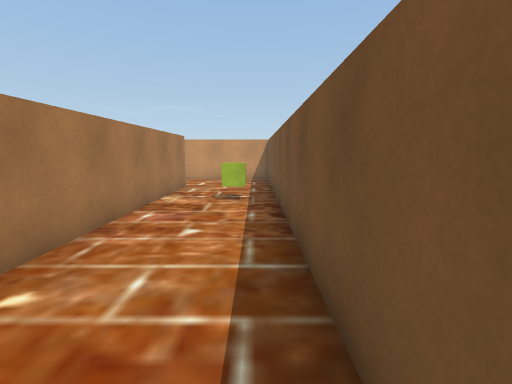
[1] (above)

24 first-person views from a walk through a Unity game level. The camera is 1.5 m above the floor, tilts 8° down and sees 85° across. The floor is counted in squares, 1 m on a side. Each view is taken from the middle of a square. On the plan, view 1 faces up. The plan holds only what a view shows up to about 14 squares ahead; the rest is blank. The place goes on beyond the plan. The player is left out.

[2]
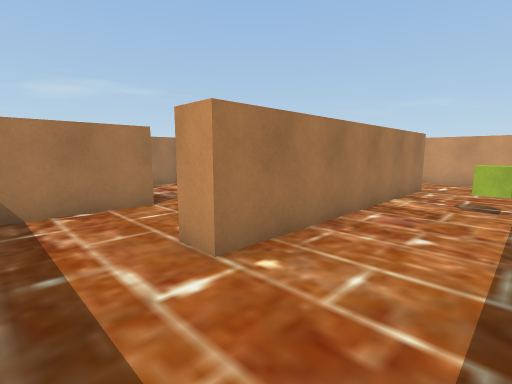

[3]
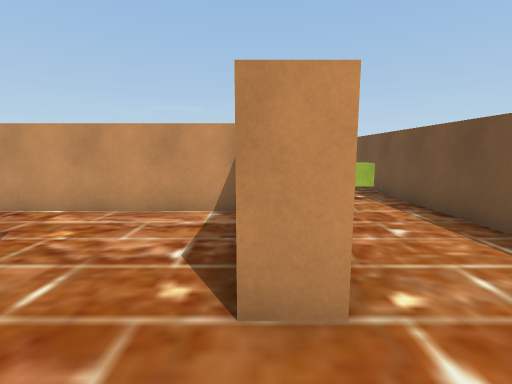

[4]
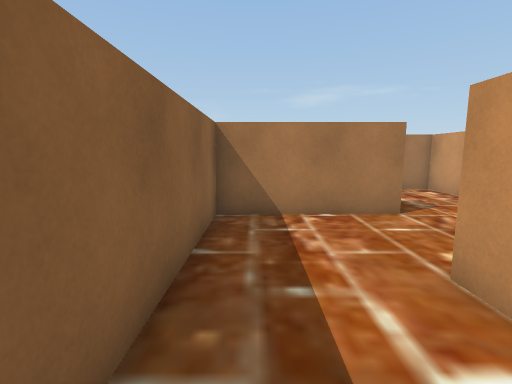

[5]
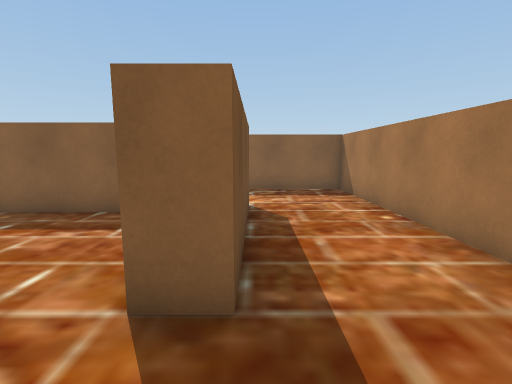

[6]
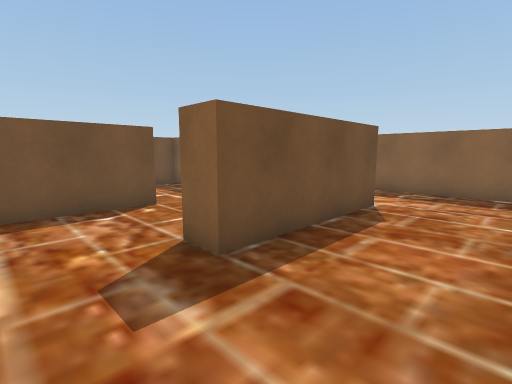

[7]
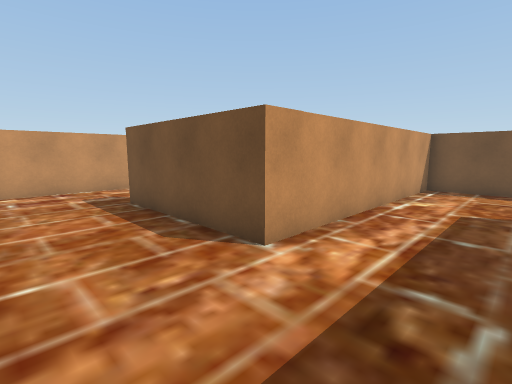

[8]
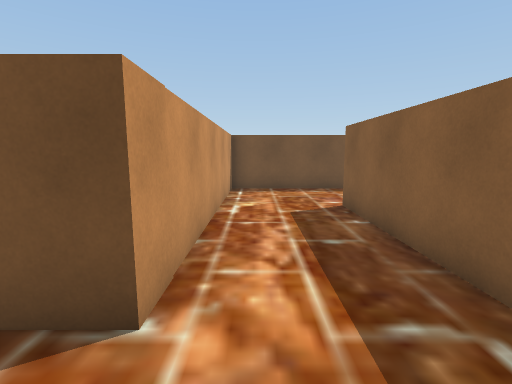

[9]
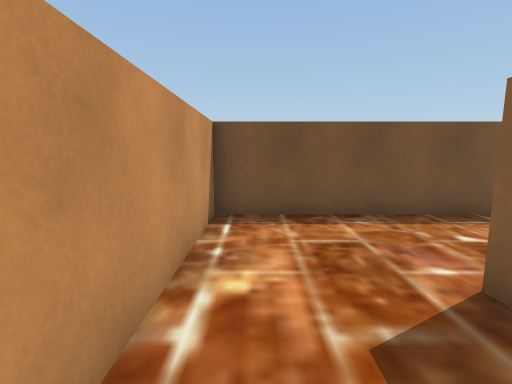

[10]
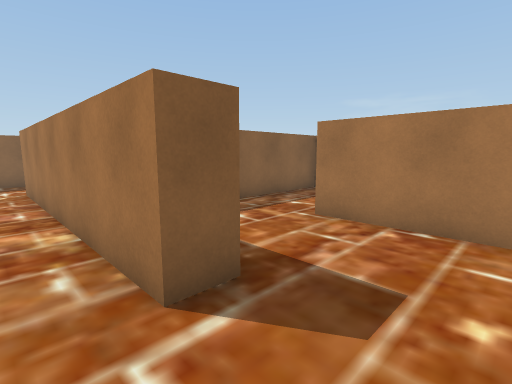

[11]
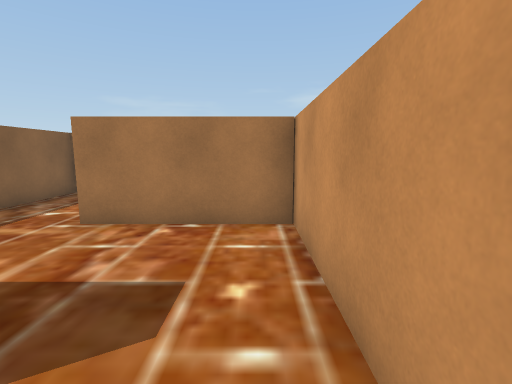

[12]
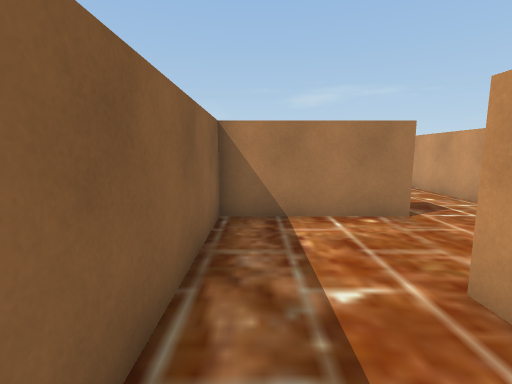

[13]
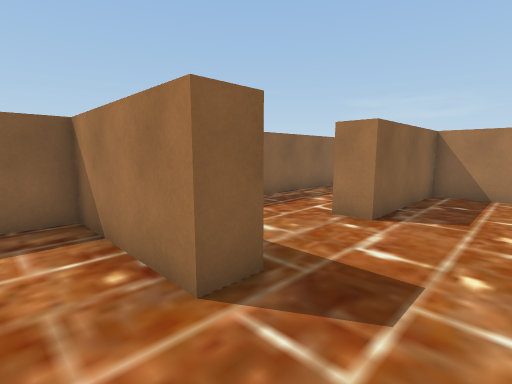

[14]
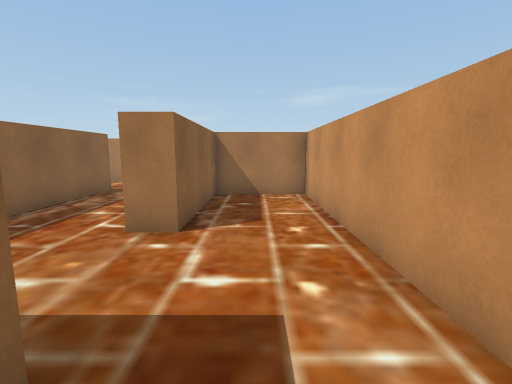

[15]
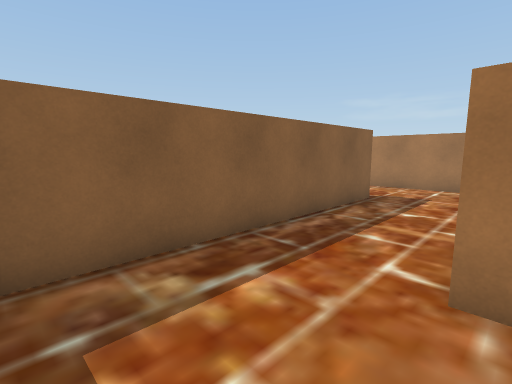

[16]
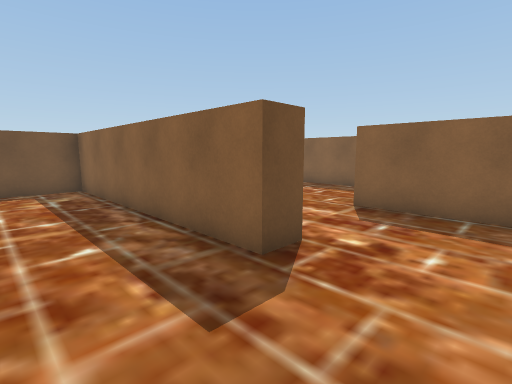

[17]
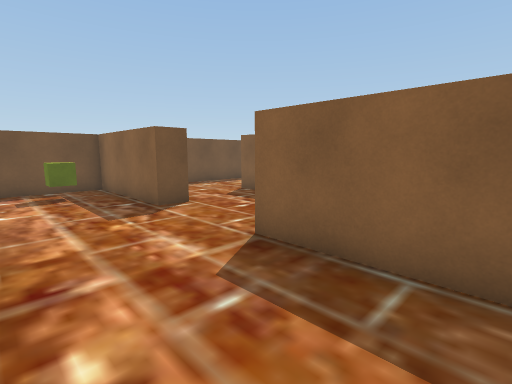

[18]
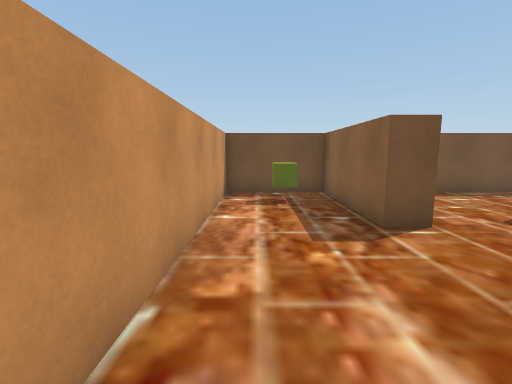

[19]
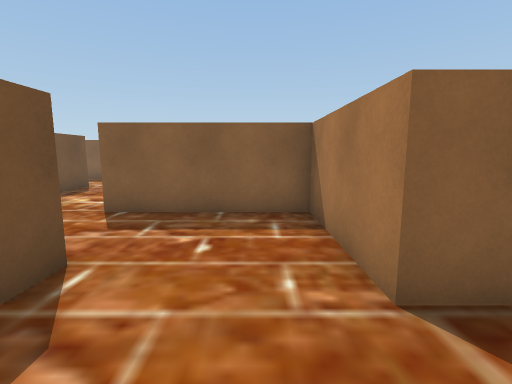

[20]
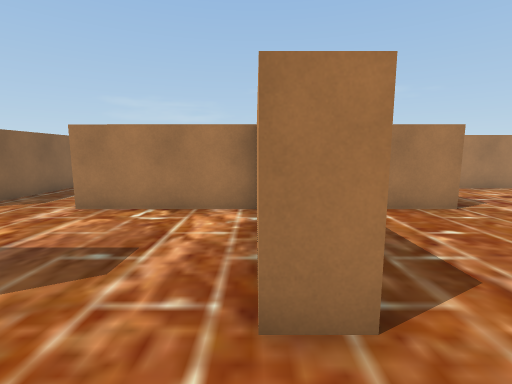

[21]
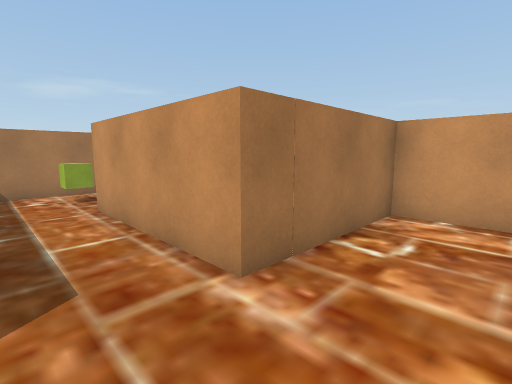

[22]
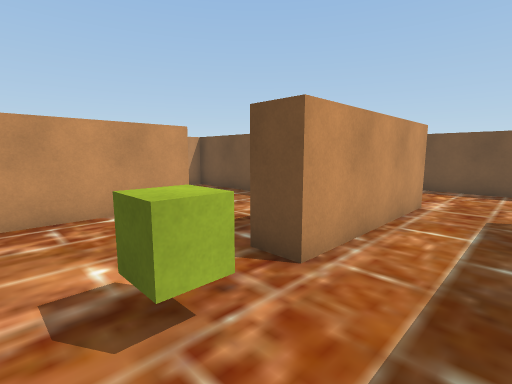

[23]
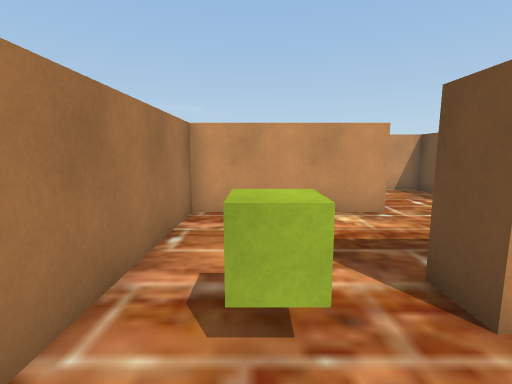

[24]
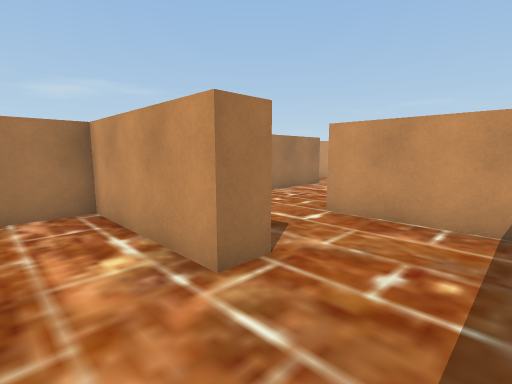

### Floor plan
Points are (right, up) in squares from view 1. A wall is a line through its corners. A room is listed if a view was taken in it or the views show most of it. See-through windows are left out.
Room 1 (views 1, 2, 3, 4, 5, 6, 7, 8, 9, 10, 11, 12, 13, 14, 15, 16, 17, 18, 19, 20, 21)
walls: (-12.5, 2.4) (-12.5, -5.5) (-3, -5.5); (-18.5, 2.4) (-18.5, 3.4) (-13.5, 3.4) (-13.5, 7.1) (-23, 7.1); (-4.5, 7.1) (-12.5, 7.1) (-12.5, 5.6); (-19.5, -2) (-22.4, -2) (-22.4, -6.9); (-8.2, 11.3) (-8.9, 11.3); (-13.5, -6.5) (-13.5, -0.8); (-13.5, 12.6) (-12.5, 12.6) (-12.5, 8.1) (-6.8, 8.1); (-23.3, 7.1) (-23.3, 8.1) (-13.5, 8.1) (-13.5, 10.5); (-4.2, 12.6) (-3.2, 12.6) (-3.2, 2.3) (-4.2, 2.3) (-4.2, 5.8); (0, -1) (0.7, -1) (0.7, 14); (-13.8, 15.8) (-22.1, 15.8) (-22.1, 12.6) (-17.1, 12.6) (-17.1, 11.5); (-18.5, -8.5) (-18.5, -5.8); (-26, 3.4) (-22.4, 3.4) (-22.4, -1) (-17.1, -1) (-17.1, -2); (-26.7, 10.1) (-26.7, 6.6); (-0.6, 15.8) (-7.8, 15.8) (-7.8, 11.2); (0.7, -8.9) (0.7, -2) (-8.8, -2) (-8.8, 3.6) (-7.8, 3.6) (-7.8, -1) (-1.9, -1)
ways out: opening at (-22, -8.5) to room 2
objects: cube (-15, 5); cube (-1, 9)
Room 2 (views 22, 23, 24)
walls: (-26.7, -0.9) (-26.7, -2) (-31.6, -2) (-31.6, -8.6); (-23.3, -1.1) (-23.3, 2.3) (-27.9, 2.3); (-31.6, 8.1) (-31.6, 4.5); (-22.4, -6.9) (-28, -6.9) (-28, -5.8)
ways out: opening at (-22, -8.5) to room 1
objects: cube (-30, -7)

Where each view was taken, in squares from view 1:
view 1: 0 up, 0 right, facing up
view 2: 0 up, 0 right, facing up-left
view 3: 0 up, 4 left, facing up
view 4: 0 up, 1 left, facing left
view 5: 6 up, 9 left, facing down
view 6: 6 up, 12 left, facing down-right
view 7: 5 down, 12 left, facing up-right
view 8: 3 down, 11 left, facing right
view 9: 3 down, 6 left, facing right
view 10: 15 up, 2 left, facing down-left
view 11: 15 up, 2 left, facing left
view 12: 9 up, 6 left, facing left
view 13: 15 up, 11 left, facing down-left
view 14: 14 up, 12 left, facing left
view 15: 12 up, 14 left, facing down-left
view 16: 11 up, 26 left, facing down-right
view 17: 7 up, 26 left, facing down-right
view 18: 6 up, 24 left, facing right
view 19: 6 up, 21 left, facing down
view 20: 2 down, 15 left, facing left
view 21: 9 down, 20 left, facing up-left
view 22: 9 down, 31 left, facing up-right
view 23: 9 down, 30 left, facing up
view 24: 4 down, 24 left, facing up-left
